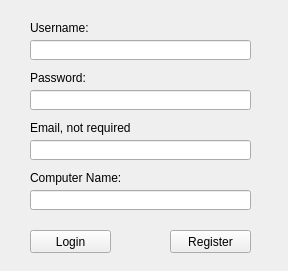
<?xml version="1.0" encoding="UTF-8"?>
<ui version="4.0">
 <class>Form</class>
 <widget class="QWidget" name="Form">
  <property name="geometry">
   <rect>
    <x>0</x>
    <y>0</y>
    <width>288</width>
    <height>271</height>
   </rect>
  </property>
  <property name="windowTitle">
   <string>Form</string>
  </property>
  <widget class="QLineEdit" name="username_field">
   <property name="geometry">
    <rect>
     <x>30</x>
     <y>40</y>
     <width>221</width>
     <height>20</height>
    </rect>
   </property>
  </widget>
  <widget class="QLineEdit" name="password_field">
   <property name="geometry">
    <rect>
     <x>30</x>
     <y>90</y>
     <width>221</width>
     <height>20</height>
    </rect>
   </property>
  </widget>
  <widget class="QPushButton" name="enter_button">
   <property name="geometry">
    <rect>
     <x>170</x>
     <y>230</y>
     <width>81</width>
     <height>23</height>
    </rect>
   </property>
   <property name="text">
    <string>Register</string>
   </property>
  </widget>
  <widget class="QLabel" name="username_lable">
   <property name="geometry">
    <rect>
     <x>30</x>
     <y>20</y>
     <width>111</width>
     <height>16</height>
    </rect>
   </property>
   <property name="text">
    <string>Username:</string>
   </property>
  </widget>
  <widget class="QLabel" name="password_lable">
   <property name="geometry">
    <rect>
     <x>30</x>
     <y>70</y>
     <width>111</width>
     <height>16</height>
    </rect>
   </property>
   <property name="text">
    <string>Password:</string>
   </property>
  </widget>
  <widget class="QLabel" name="compute_name_lable">
   <property name="geometry">
    <rect>
     <x>30</x>
     <y>170</y>
     <width>111</width>
     <height>16</height>
    </rect>
   </property>
   <property name="text">
    <string>Computer Name:</string>
   </property>
  </widget>
  <widget class="QLineEdit" name="computer_name_field">
   <property name="geometry">
    <rect>
     <x>30</x>
     <y>190</y>
     <width>221</width>
     <height>20</height>
    </rect>
   </property>
  </widget>
  <widget class="QPushButton" name="login_button">
   <property name="geometry">
    <rect>
     <x>30</x>
     <y>230</y>
     <width>81</width>
     <height>23</height>
    </rect>
   </property>
   <property name="text">
    <string>Login</string>
   </property>
  </widget>
  <widget class="QLineEdit" name="email_field">
   <property name="geometry">
    <rect>
     <x>30</x>
     <y>140</y>
     <width>221</width>
     <height>20</height>
    </rect>
   </property>
   <property name="text">
    <string/>
   </property>
  </widget>
  <widget class="QLabel" name="email_lable">
   <property name="geometry">
    <rect>
     <x>30</x>
     <y>120</y>
     <width>101</width>
     <height>16</height>
    </rect>
   </property>
   <property name="text">
    <string>Email, not required:</string>
   </property>
  </widget>
 </widget>
 <resources/>
 <connections/>
</ui>
